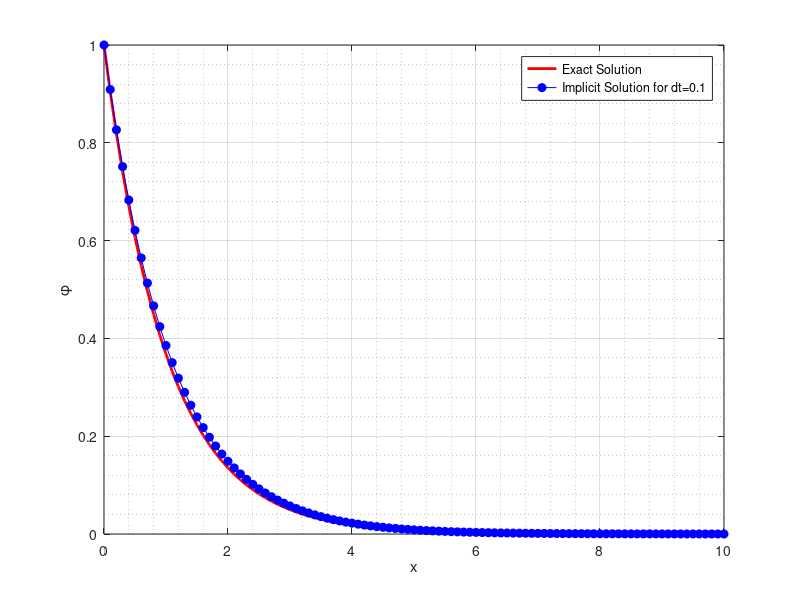

This chart was generated by the following MATLAB code:
% AMAN PAREKH - 180073
% ME630 - Fall 2021
%% Implicit Euler for 2a 
T = 15;

dt = 0.1 ;     % For timestep = 0.1
time = 0:dt:T;
n = T/dt;     % Number of timesteps

phi1 = zeros(ceil(n),1);      % Initializing Solution to 0
phi1(1) = 1;           % Assigning Initial Condition at x=0

for i = 1:n-1
    phi1(i+1) = (1/(1+dt))*phi1(i);
end

t = 0:0.1:T;
plot(t, exp(-t), 'r','LineWidth', 2);
hold on;
plot(time(1:length(phi1)), phi1, 'bo-', 'MarkerFaceColor', 'b');
xlabel('x');
xlim([0 10]);
ylabel('\phi');
legend('Exact Solution', 'Implicit Solution for dt=0.1')
grid on;
grid minor;